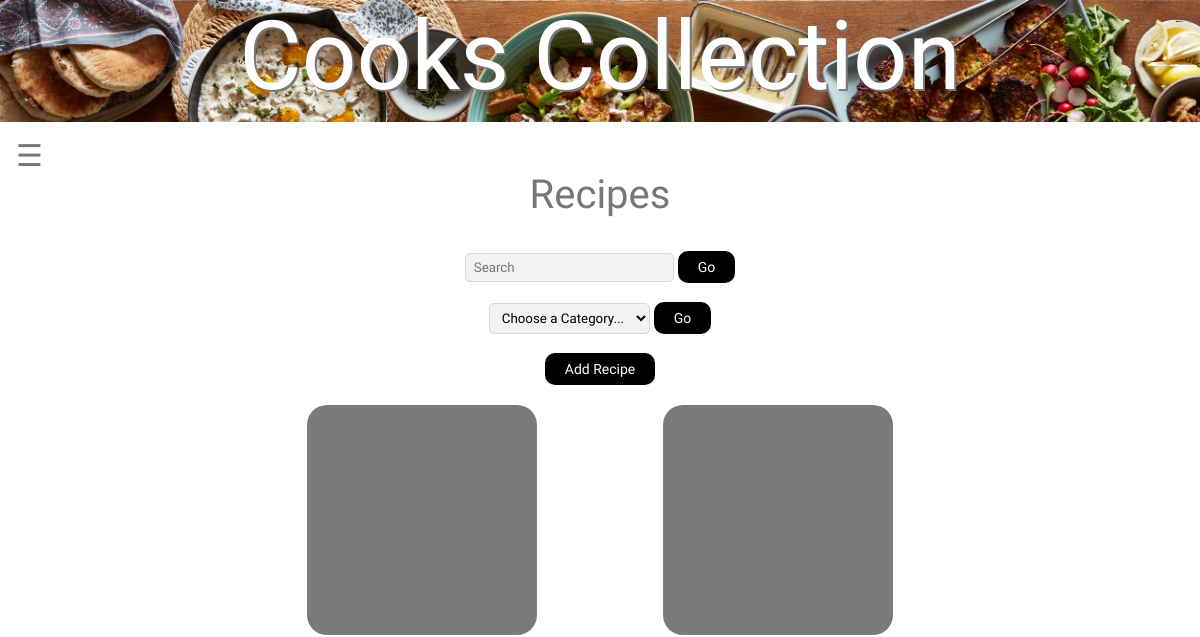
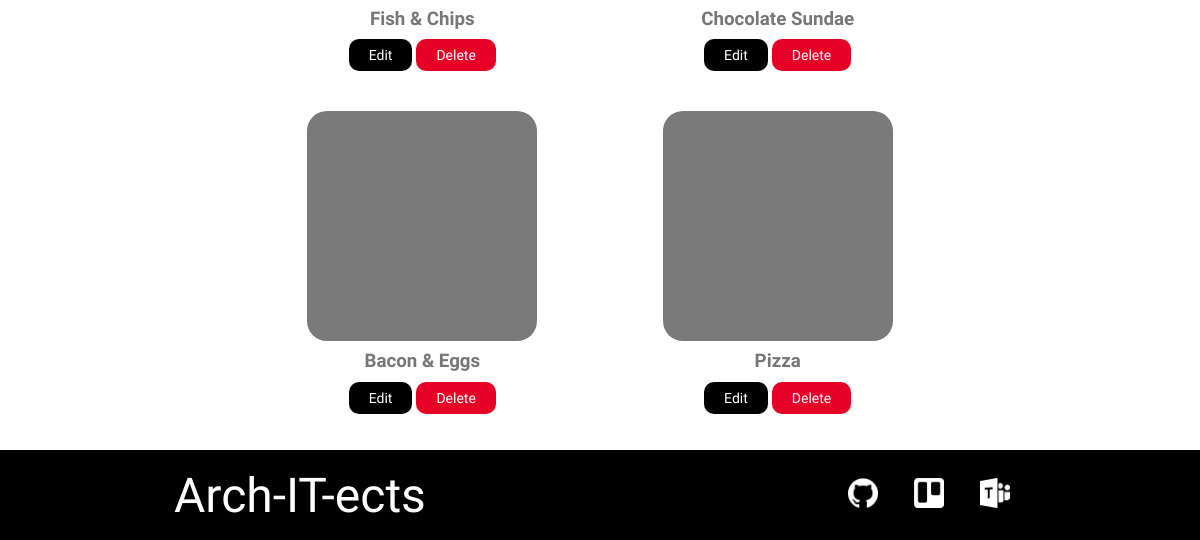
The app's page /, older data (2 pictures, top to bottom).
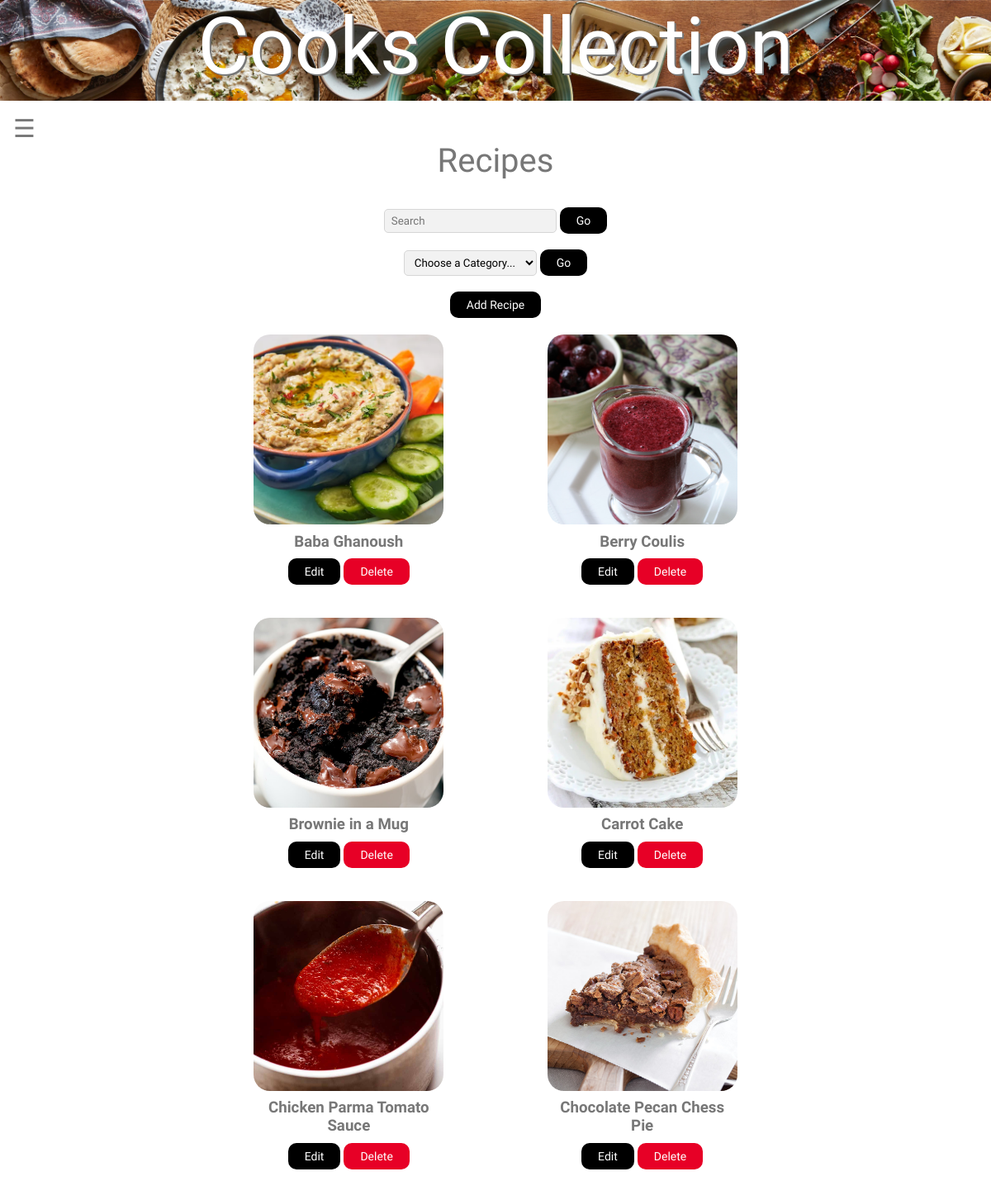
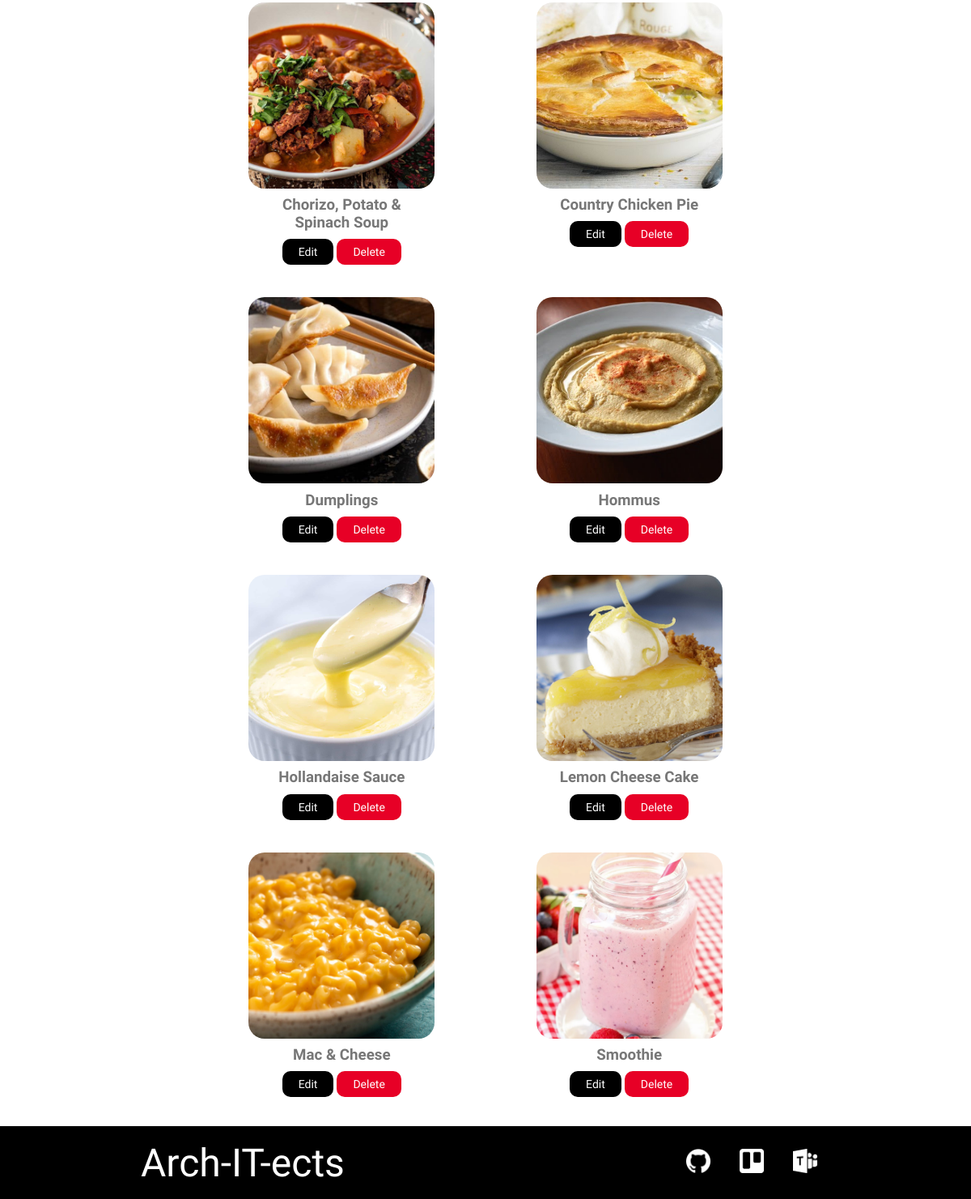
The same page, newer data (2 pictures, top to bottom).
### tables this page shows
CREATE TABLE IF NOT EXISTS `recipes` (
  `id` int(11) NOT NULL AUTO_INCREMENT,
  `category` varchar(80) NOT NULL,
  `name` varchar(80) NOT NULL,
  `description` longtext NOT NULL,
  `time` int(11) NOT NULL,
  `diff` int(11) NOT NULL,
  `ingredients` longtext,
  `instructions` longtext,
  `image` longtext NOT NULL,
  PRIMARY KEY (`id`)
);

### index.php (the view, shortened to what this page needs)
<!DOCTYPE html>
<html>
<head>
    <link rel="stylesheet" href="CSS/styles.css">
</head>
<body>
    <header class="main-header">
        <h1 class="team-name team-name-large">Cooks Collection</h1>
    </header>
    <div id="main">
        <span class="sticky" style="font-size:30px;cursor:pointer" onclick="openNav()">&#9776;</span>
        <h2 class="section-header">Recipes</h2>
        <section class="content-section">
            <div class="center">
                <form name="frmSearch" method="get" action="./search_result.php">
                    <input type="text" name="q" placeholder="Search" />
                    <input type="submit" value="Go" />
                </form>
                <br>
            </div>
            <div class="center">
                <select id="category-select">
                    <option selected style="display: none;" value="">Choose a Category...</option>
                </select>
                <button id="go" onclick="gotosite()">Go</button>
            </div>
            <br>
            <form class="center" method="POST" action="add_recipe.php">
                <input type="submit" value="Add Recipe">
            </form>
            <div class="recipes">
                <?php
                include('./PHP/connection.php');
                $sql = "Select * from `recipes`";
                $result = mysqli_query($con, $sql);
                while ($row = mysqli_fetch_array($result)) {
                    $id = $row['id'];
                    $name = $row['name'];
                    $image = $row['image'];
                    echo '<div class="recipe">
                            <a href="view_recipe.php?id=' . $id . '">
                            <div style="background-image: url(images/recipe_images/' . $image . ');"></div>
                            <h3>' . $name . '</h3>
                          </a>
                          <span class="modify-buttons">
                          <form method="POST" action="edit.php?id=' . $id . '">
                                    <input type="submit" value="Edit">
                                </form>
                          <button  onclick="document.getElementById(\'del-' . $id . '\').style.display=\'block\'">Delete</button>
                          </span>
                          </div>
                          <div id="del-' . $id . '" class="confirm">
                            <span onclick="document.getElementById(\'del-' . $id . '\').style.display=\'none\'" class="close" title="Close">×</span>
                            <div class="confirm-content">
                              <div class="confirm-container">
                                <h1>Delete Recipe?</h1>
                                <p>Are you sure you want to delete this recipe?</p>
                                <span class="modify-buttons">
                                <form method="POST" action="PHP/delete.php?id=' . $id . '">
                                    <input type="submit" value="Confirm">
                                </form>
                                <button type="button" onclick="document.getElementById(\'del-' . $id . '\').style.display=\'none\'">Cancel</button>
                                </span>
                              </div>
                            </div>
                          </div>
                          ';
                }
                ?>
            </div>
        </section>
    </div>
    <div class="clear"></div>
    <footer class="main-footer">
        <div class="container main-footer-container">
            <h3 class="team-name">Arch-IT-ects</h3>
            <ul class="nav footer-nav">
                <li><a href="https://github.com/S3913624/COSC2635-Project" target="blank"><img src="Images/Github_Logo.png"></a></li>
                <li><a href="https://trello.com/b/GCaH8adM/oua-sp1-2022-the-arch-it-ects" target="blank"><img src="Images/Trello_Logo.png"></a></li>
                <li><a href="https://teams.microsoft.com/l/team/19%3avBpYPZcjTf3SApKH2JYja066DpDA_lI-27kDuzStrEI1%40thread.tacv2/conversations?groupId=a51a27be-9bbc-4199-a5fe-942d6e4c7973&tenantId=d1323671-cdbe-4417-b4d4-bdb24b51316b" target="blank"><img src="Images/MSTeams_Logo.png"></a></li>
            </ul>
        </div>
    </footer>
</body>
</html>

### CSS/styles.css (style rules this page uses)
* { box-sizing: border-box; font-family: Raleway; color: #777; }
html, body { margin: 0; padding: 0; min-width: 450px; }
header { position: sticky; top: 0; }
h1 { text-align: center; }
h3 { margin: 0.5em; text-align: center; }
a { text-decoration: none; }
.center { display: block; margin: auto; text-align: center; }
.sticky { position: fixed; top: 1; }
.main-header { background-image: url("Images/Header_Background.jpg"); background-blend-mode: multiply; background-size: cover; padding-bottom: 10px; left: 0; right: 0; }
.team-name { text-align: center; max-width: 1046px; margin: auto; font-size: 3em; font-family: "Raleway"; font-weight: normal; color: white; transition: 0.5s; }
.team-name-large { font-size: 6em; text-shadow: 2px 2px #777; }
#main { transition: margin-left 0.5s; padding: 16px; min-width: 350px; }
.content-section { text-align: justify; width: 90%; margin: auto; }
.container { max-width: 900px; margin: 0 auto; padding: 0 1.5em; }
.section-header { font-family: "Raleway"; font-weight: normal; color: #777; text-align: center; font-size: 2.5em; }
.nav li { display: inline; }
.nav a { display: inline-block; padding: 0.5em; color: white; text-decoration: none; }
.main-footer { background-color: black; color: white; padding: 0.25em; position: fixed; width: 100%; bottom: 0; z-index: 1; }
.main-footer-container { display: flex; align-items: center; }
.main-footer-container ul { flex-grow: 1; text-align: end; }
.footer-nav li { padding: 0 0.5em; }
.footer-nav img { width: 30px; height: 30px; }
.clear { clear: both; height: 90px; }
.recipes { width: 60%; display: grid; justify-items: center; column-gap: 5rem; grid-template-columns: repeat(auto-fit, minmax(10rem, 1fr)); margin: auto; }
.recipes .recipe { width: 230px; margin: 20px 10px; }
.recipes .recipe div { border-radius: 20px; width: 100%; height: 230px; background-color: rgb(122, 122, 122); background-position: center; background-repeat: no-repeat; background-size: cover; }
.modify-buttons { display: block; margin: auto; text-align: center; }
.modify-buttons form { display: inline; margin: auto; text-align: center; }
#category-select { display: inline; }
#go { display: inline-block; }
input[type="submit" i] { background: #000; color: #fff; font-size: 14px; padding: 8px 20px; border-radius: 10px; border: none; cursor: pointer; }
.modify-buttons button { background: #e70026; color: #fff; font-size: 14px; padding: 8px 20px; border-radius: 10px; border: none; cursor: pointer; }
input[type="text" i] { padding: 6px 8px; background: #f2f2f2; color: #000; border-radius: 5px; border: 1px solid #d6d6d6; }
#category-select { padding: 6px 8px; background: #f2f2f2; color: #000; border-radius: 5px; border: 1px solid #d6d6d6; }
select { padding: 6px 8px; background: #f2f2f2; color: #000; border-radius: 5px; border: 1px solid #d6d6d6; }
#go { background: #000; color: #fff; font-size: 14px; padding: 8px 20px; border-radius: 10px; border: none; cursor: pointer; }

Row changes from the older to the newer data that the page shows:
removed recipes: name "Fish & Chips"
removed recipes: name "Chocolate Sundae"
removed recipes: name "Bacon & Eggs"
removed recipes: name "Pizza"
added recipes: image (picture), name "Baba Ghanoush"
added recipes: image (picture), name "Berry Coulis"
added recipes: image (picture), name "Brownie in a Mug"
added recipes: image (picture), name "Carrot Cake"
added recipes: image (picture), name "Chicken Parma Tomato Sauce"
added recipes: image (picture), name "Chocolate Pecan Chess Pie"
added recipes: image (picture), name "Chorizo, Potato & Spinach Soup"
added recipes: image (picture), name "Country Chicken Pie"
added recipes: image (picture), name "Dumplings"
added recipes: image (picture), name "Hommus"
added recipes: image (picture), name "Hollandaise Sauce"
added recipes: image (picture), name "Lemon Cheese Cake"
added recipes: image (picture), name "Mac & Cheese"
added recipes: image (picture), name "Smoothie"
